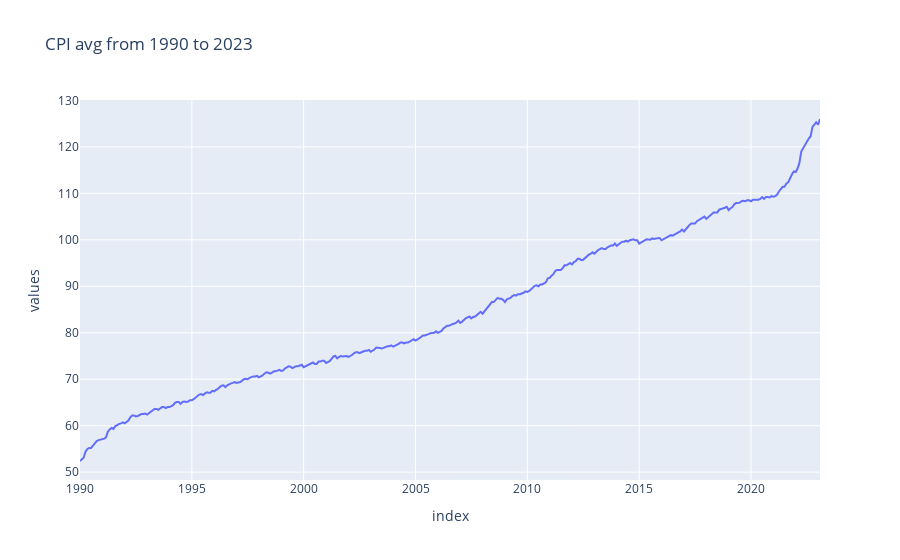

This figure's notebook cell:
### Code cell
fig=px.line(df2,x='index', y='values', title='CPI avg from 1990 to 2023')
fig.show()

### Figure 1 — Plotly figure (JSON) as saved in the notebook; plotly's stock layout.template omitted (floating-point values rounded to 4 significant figures; data arrays with more than 128 entries replaced by an {"elided": "..."} marker saying what was removed)
{"data": [{"hovertemplate": "index=%{x}<br>values=%{y}<extra></extra>", "legendgroup": "", "line": {"color": "#636efa", "dash": "solid"}, "marker": {"symbol": "circle"}, "mode": "lines", "name": "", "orientation": "v", "showlegend": false, "type": "scatter", "x": {"elided": "398 str values"}, "xaxis": "x", "y": {"elided": "398 float values"}, "yaxis": "y"}], "layout": {"legend": {"tracegroupgap": 0}, "title": {"text": "CPI avg from 1990 to 2023"}, "xaxis": {"anchor": "y", "domain": [0, 1], "title": {"text": "index"}}, "yaxis": {"anchor": "x", "domain": [0, 1], "title": {"text": "values"}}}}
